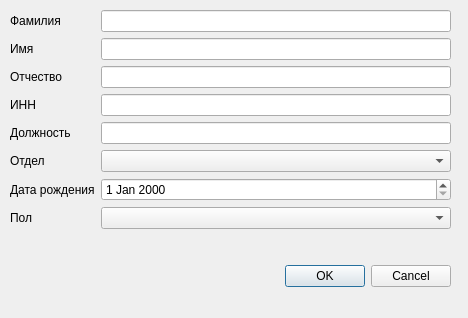
<?xml version="1.0" encoding="UTF-8"?>
<ui version="4.0">
 <class>dialog</class>
 <widget class="QDialog" name="dialog">
  <property name="geometry">
   <rect>
    <x>0</x>
    <y>0</y>
    <width>468</width>
    <height>318</height>
   </rect>
  </property>
  <property name="windowTitle">
   <string>Добавление сотрудника</string>
  </property>
  <widget class="QDialogButtonBox" name="btn_result">
   <property name="geometry">
    <rect>
     <x>110</x>
     <y>260</y>
     <width>341</width>
     <height>32</height>
    </rect>
   </property>
   <property name="orientation">
    <enum>Qt::Horizontal</enum>
   </property>
   <property name="standardButtons">
    <set>QDialogButtonBox::Cancel|QDialogButtonBox::Ok</set>
   </property>
  </widget>
  <widget class="QWidget" name="layoutWidget">
   <property name="geometry">
    <rect>
     <x>10</x>
     <y>10</y>
     <width>441</width>
     <height>241</height>
    </rect>
   </property>
   <layout class="QFormLayout" name="formLayout">
    <item row="0" column="0">
     <widget class="QLabel" name="label">
      <property name="sizePolicy">
       <sizepolicy hsizetype="MinimumExpanding" vsizetype="Preferred">
        <horstretch>0</horstretch>
        <verstretch>0</verstretch>
       </sizepolicy>
      </property>
      <property name="text">
       <string>Фамилия</string>
      </property>
     </widget>
    </item>
    <item row="0" column="1">
     <widget class="QLineEdit" name="sname_inpt">
      <property name="sizePolicy">
       <sizepolicy hsizetype="MinimumExpanding" vsizetype="Fixed">
        <horstretch>0</horstretch>
        <verstretch>0</verstretch>
       </sizepolicy>
      </property>
     </widget>
    </item>
    <item row="1" column="0">
     <widget class="QLabel" name="label_8">
      <property name="sizePolicy">
       <sizepolicy hsizetype="MinimumExpanding" vsizetype="Preferred">
        <horstretch>0</horstretch>
        <verstretch>0</verstretch>
       </sizepolicy>
      </property>
      <property name="text">
       <string>Имя</string>
      </property>
     </widget>
    </item>
    <item row="1" column="1">
     <widget class="QLineEdit" name="name_inpt"/>
    </item>
    <item row="2" column="0">
     <widget class="QLabel" name="label_9">
      <property name="text">
       <string>Отчество</string>
      </property>
     </widget>
    </item>
    <item row="2" column="1">
     <widget class="QLineEdit" name="patr_inpt"/>
    </item>
    <item row="3" column="0">
     <widget class="QLabel" name="label_2">
      <property name="sizePolicy">
       <sizepolicy hsizetype="MinimumExpanding" vsizetype="Preferred">
        <horstretch>0</horstretch>
        <verstretch>0</verstretch>
       </sizepolicy>
      </property>
      <property name="text">
       <string>ИНН</string>
      </property>
     </widget>
    </item>
    <item row="3" column="1">
     <widget class="QLineEdit" name="inn_inpt"/>
    </item>
    <item row="4" column="0">
     <widget class="QLabel" name="label_3">
      <property name="sizePolicy">
       <sizepolicy hsizetype="MinimumExpanding" vsizetype="Preferred">
        <horstretch>0</horstretch>
        <verstretch>0</verstretch>
       </sizepolicy>
      </property>
      <property name="text">
       <string>Должность</string>
      </property>
     </widget>
    </item>
    <item row="4" column="1">
     <widget class="QLineEdit" name="post_inpt"/>
    </item>
    <item row="5" column="0">
     <widget class="QLabel" name="label_4">
      <property name="sizePolicy">
       <sizepolicy hsizetype="MinimumExpanding" vsizetype="Preferred">
        <horstretch>0</horstretch>
        <verstretch>0</verstretch>
       </sizepolicy>
      </property>
      <property name="text">
       <string>Отдел</string>
      </property>
     </widget>
    </item>
    <item row="5" column="1">
     <widget class="QComboBox" name="cbx_dep"/>
    </item>
    <item row="6" column="0">
     <widget class="QLabel" name="label_5">
      <property name="sizePolicy">
       <sizepolicy hsizetype="MinimumExpanding" vsizetype="Preferred">
        <horstretch>0</horstretch>
        <verstretch>0</verstretch>
       </sizepolicy>
      </property>
      <property name="text">
       <string>Дата рождения</string>
      </property>
     </widget>
    </item>
    <item row="6" column="1">
     <widget class="QDateEdit" name="Bdate_inpt"/>
    </item>
    <item row="7" column="0">
     <widget class="QLabel" name="label_6">
      <property name="sizePolicy">
       <sizepolicy hsizetype="MinimumExpanding" vsizetype="Preferred">
        <horstretch>0</horstretch>
        <verstretch>0</verstretch>
       </sizepolicy>
      </property>
      <property name="text">
       <string>Пол</string>
      </property>
     </widget>
    </item>
    <item row="7" column="1">
     <widget class="QComboBox" name="cbx_gender"/>
    </item>
   </layout>
  </widget>
 </widget>
 <resources/>
 <connections>
  <connection>
   <sender>btn_result</sender>
   <signal>accepted()</signal>
   <receiver>dialog</receiver>
   <slot>accept()</slot>
   <hints>
    <hint type="sourcelabel">
     <x>248</x>
     <y>254</y>
    </hint>
    <hint type="destinationlabel">
     <x>157</x>
     <y>274</y>
    </hint>
   </hints>
  </connection>
  <connection>
   <sender>btn_result</sender>
   <signal>rejected()</signal>
   <receiver>dialog</receiver>
   <slot>reject()</slot>
   <hints>
    <hint type="sourcelabel">
     <x>316</x>
     <y>260</y>
    </hint>
    <hint type="destinationlabel">
     <x>286</x>
     <y>274</y>
    </hint>
   </hints>
  </connection>
 </connections>
</ui>
